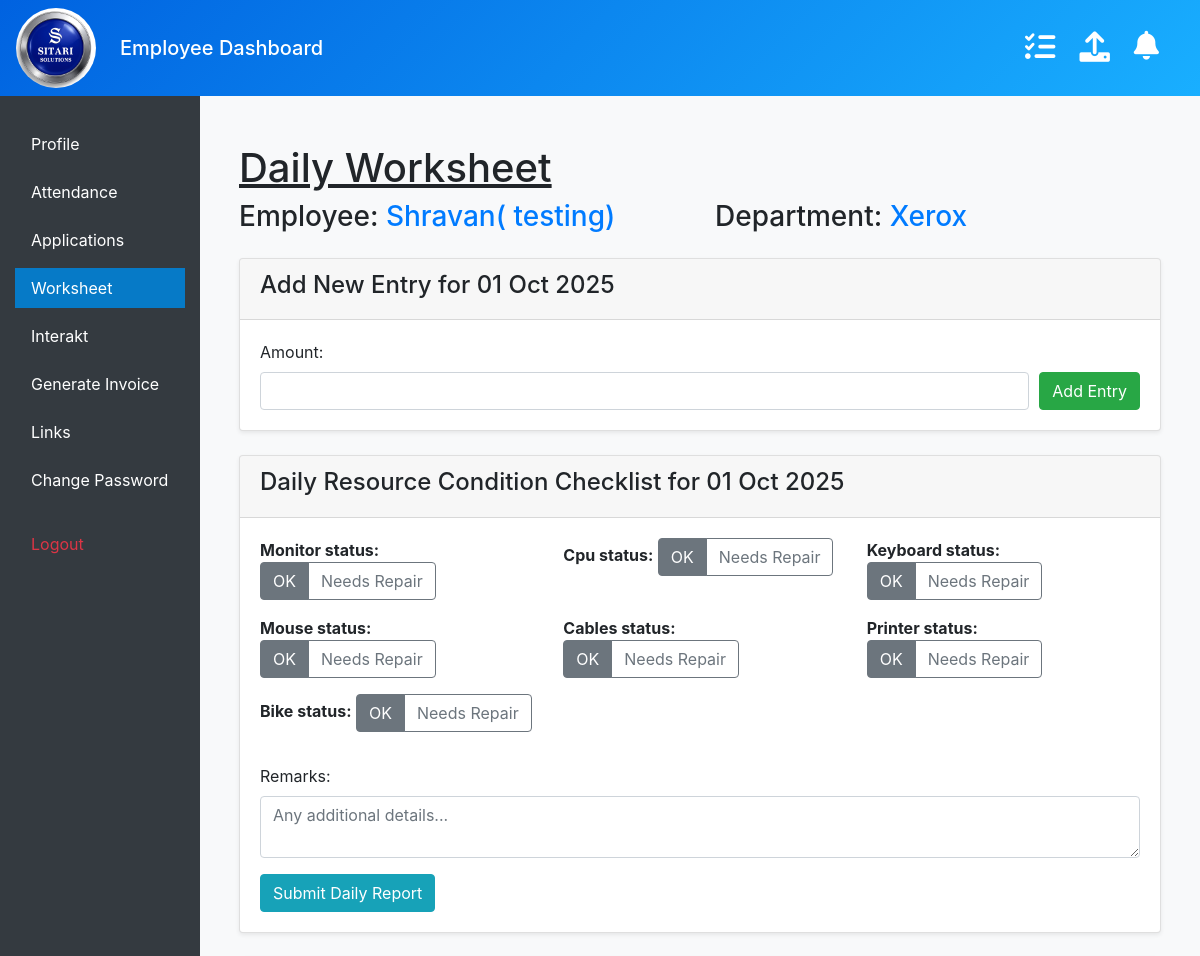
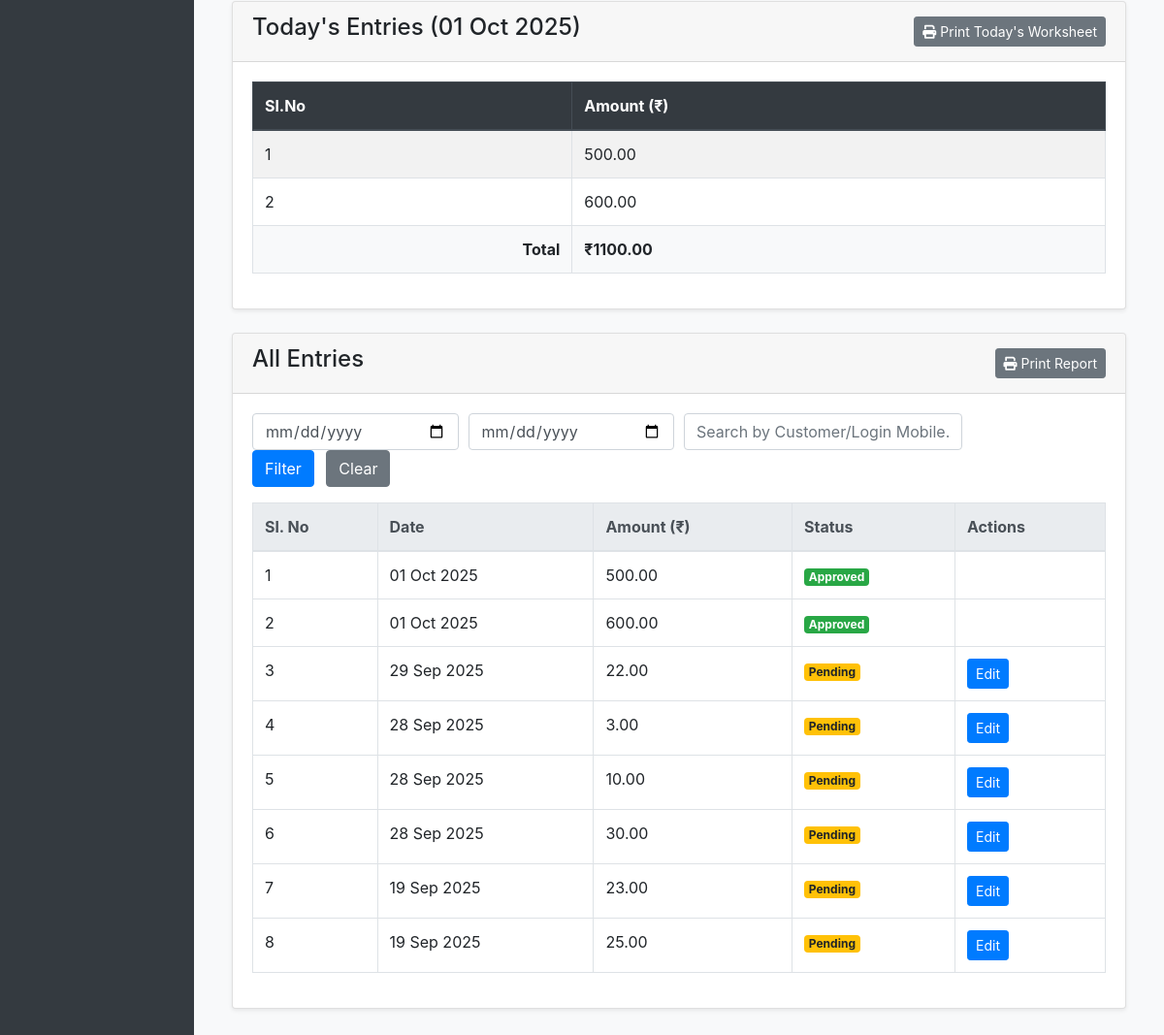
/worksheet/ (signed in), run on the app's committed database (2 pictures, top to bottom).
### management/models.py (models this page shows, shortened)
class Employee(models.Model):
    employee_id = models.AutoField(primary_key=True)
    name = models.CharField(max_length=150)
    profile_picture = models.ImageField(
        upload_to='profile_pictures/',
        default='default_profile.jpg',
        blank=True, null=True
    )
    mobile_number = models.CharField(max_length=15, unique=True)
    salary = models.DecimalField(max_digits=10, decimal_places=2)
    pf = models.DecimalField("Provident Fund (PF)", max_digits=10, decimal_places=2, null=True, blank=True)
    esi = models.DecimalField("Employee State Insurance (ESI)", max_digits=10, decimal_places=2, null=True, blank=True)
    joining_date = models.DateField()
    department = models.ForeignKey('Department', null=True, blank=True, on_delete=models.SET_NULL, related_name='employees')
    working_start_time = models.TimeField(null=True, blank=True)
    working_end_time = models.TimeField(null=True, blank=True)
    password = models.CharField(max_length=128, default="123")
    assigned_links = models.ManyToManyField(
        ManagedLink,
        blank=True,
        related_name="assigned_employees"
    )
    advances = models.DecimalField(
        "Current Advance",
        max_digits=10,
        decimal_places=2,
        default=0,
        help_text="Total outstanding advance amount taken by the employee."
    )

class Department(models.Model):
    name = models.CharField(max_length=50, unique=True)

class Worksheet(models.Model):
    employee = models.ForeignKey(Employee, on_delete=models.CASCADE, related_name='worksheet_entries')
    date = models.DateField(default=timezone.now)
    payment = models.DecimalField(max_digits=10, decimal_places=2, default=0)
    amount = models.DecimalField(max_digits=10, decimal_places=2, default=0)
    department_name = models.CharField(max_length=50, editable=False)
    approved = models.BooleanField(default=False)
    token_no = models.CharField(max_length=100, blank=True, null=True)
    customer_name = models.CharField(max_length=150, blank=True, null=True)
    customer_mobile = models.CharField(max_length=15, blank=True, null=True)
    service = models.CharField(max_length=200, blank=True, null=True)
    certificate_number = models.CharField(max_length=100, blank=True, null=True)
    transaction_num = models.CharField("Transaction Number", max_length=100, blank=True, null=True)
    enrollment_no = models.CharField("Enrollment Number", max_length=100, blank=True, null=True)
    login_mobile_no = models.CharField("Login Mobile No.", max_length=15, blank=True, null=True)
    application_no = models.CharField("Application No.", max_length=100, blank=True, null=True)
    status = models.CharField(max_length=100, blank=True, null=True)
    particulars = models.CharField(max_length=255, blank=True, null=True)
    bonds_sno = models.CharField("Bonds Sl. No", max_length=100, blank=True, null=True)
    class Meta:
        ordering = ['-date']

### management/views.py (the view)
    def wrapped_view(request, *args, **kwargs):
        employee = get_logged_in_employee(request)
        if not employee:
            messages.error(request, "You must be logged in to view this page.")
            return redirect('login') # Make sure you have a 'login' URL name
        return view_func(request, employee, *args, **kwargs)

### management/forms.py
class XeroxWorksheetForm(forms.ModelForm):
    class Meta:
        model = Worksheet
        fields = ['amount']

class ResourceRepairForm(forms.ModelForm):
    class Meta:
        model = ResourceRepairReport
        fields = [
            'monitor_status', 'cpu_status', 'keyboard_status', 'mouse_status',
            'cables_status', 'printer_status', 'bike_status', 'remarks'
        ]
        widgets = {
            'monitor_status': forms.RadioSelect(attrs={'class': 'form-check-inline'}),
            'cpu_status': forms.RadioSelect(attrs={'class': 'form-check-inline'}),
            'keyboard_status': forms.RadioSelect(attrs={'class': 'form-check-inline'}),
            'mouse_status': forms.RadioSelect(attrs={'class': 'form-check-inline'}),
            'cables_status': forms.RadioSelect(attrs={'class': 'form-check-inline'}),
            'printer_status': forms.RadioSelect(attrs={'class': 'form-check-inline'}),
            'bike_status': forms.RadioSelect(attrs={'class': 'form-check-inline'}),
            'remarks': forms.Textarea(attrs={'class': 'form-control', 'rows': 2, 'placeholder': 'Any additional details...'}),
        }

### management/context_processors.py (called while the page is built)
def notifications_context(request):
    if request.session.get('employee_id'):
        employee_id = request.session.get('employee_id')
        count = UserNotificationStatus.objects.filter(employee_id=employee_id, is_read=False).count()
        return {'unread_notification_count': count}
    return {'unread_notification_count': 0}

### management/ip_restriction.py (called while the page is built)
def get_client_ip(request):
    x_forwarded_for = request.META.get('HTTP_X_FORWARDED_FOR')
    if x_forwarded_for:
        ip = x_forwarded_for.split(',')[0].strip()
    else:
        ip = request.META.get('REMOTE_ADDR')
    return ip

    def __call__(self, request):
        ip = get_client_ip(request)
        if not self.is_ip_allowed(ip):
            logger.warning(f"Access denied for IP: {ip}")
            return HttpResponseForbidden("Access denied.")
        response = self.get_response(request)
        return response

### management/models.py (called while the page is built)
    def __str__(self):
        return self.name

### management/templatetags/upload_tags.py (called while the page is built)
@register.simple_tag
def get_upload_form():
    return EmployeeUploadForm()

### management/views.py (called while the page is built)
def get_logged_in_employee(request):
    employee_id = request.session.get('employee_id')
    if not employee_id:
        return None
    try:
        return Employee.objects.get(employee_id=employee_id)
    except Employee.DoesNotExist:
        return None

### management/templates/worksheet.html (shortened to what this page needs)
{% extends "masteremployee.html" %}
{% load static %}
{% block content %}
<div class="container mt-4">
    <h1 style="text-decoration: underline;">Daily Worksheet</h1>
    <div class="row">
        <h3 class="mb-4 col-6">Employee: <span class="text-primary">{{ employee.name }}</span></h3>
        <h3 class="mb-4 col-6">Department: <span class="text-primary">{{ department.name }}</span></h3>
    </div>
    <div class="card mb-4 shadow-sm">
        <div class="card-header">
            <h4>Add New Entry for {{ today|date:"d M Y" }}</h4>
        </div>
        <div class="card-body">
            <form method="post">
                <div class="form-row align-items-end">
                    {% for field in form %}
                        <div class="col">
                            <div class="form-group mb-0">
                                {{ field.label_tag }}
                                <input type="{{ field.field.widget.input_type }}"
                                       name="{{ field.name }}"
                                       class="form-control"
                                       {% if field.field.required %}required{% endif %}>
                            </div>
                        </div>
                    {% endfor %}
                    <div class="col-auto">
                        <div class="form-group mb-0">
                            <button type="submit" class="btn btn-success">Add Entry</button>
                        </div>
                    </div>
                </div>
            </form>
        </div>
    </div>
    {% if repair_form %}
    <div class="card mb-4 shadow-sm" id="repair-checklist-card">
        <div class="card-header">
            <h4>Daily Resource Condition Checklist for {{ today|date:"d M Y" }}</h4>
        </div>
        <div class="card-body">
            <form method="post">
                <div class="row">
                    {% for field in repair_form %}
                        {% if field.name != 'remarks' %}
                        <div class="col-md-4 col-sm-6 mb-3">
                            <strong>{{ field.label }}:</strong>
                            <div class="btn-group btn-group-toggle" data-toggle="buttons">
                                {% for choice in field %}
                                <label class="btn btn-outline-secondary {% if choice.data.value == 'OK' %}active{% endif %}">
                                    <input type="radio" name="{{ choice.data.name }}" value="{{ choice.data.value }}" {% if choice.data.value == 'OK' %}checked{% endif %}> {{ choice.choice_label }}
                                </label>
                                {% endfor %}
                            </div>
                        </div>
                        {% endif %}
                    {% endfor %}
                </div>
                <div class="form-group mt-3">
                    {{ repair_form.remarks.label_tag }}
                    {{ repair_form.remarks }}
                </div>
                <button type="submit" class="btn btn-info">Submit Daily Report</button>
            </form>
        </div>
    </div>
    {% endif %}
    <div class="card mb-4 shadow-sm">
        <div class="card-header d-flex justify-content-between align-items-center">
            <h4>Today's Entries ({{ today|date:"d M Y" }})</h4>
            <button class="btn btn-secondary btn-sm" onclick="printTodayEntries()">
                <i class="fas fa-print"></i> Print Today's Worksheet
            </button>
        </div>
        <div class="card-body" id="todays-report-printable">
            <div class="table-responsive">
                <table class="table table-striped table-bordered">
                    <thead class="thead-dark">
                        <tr>
                            <th>Sl.No</th>
                            <th>Amount (₹)</th>
                        </tr>
                    </thead>
                    <tbody>
                        {% for entry in todays_entries %}
                        <tr>
                            <td>{{ forloop.counter }}</td>
                            <td>{{ entry.amount|floatformat:2 }}</td>
                        </tr>
                        {% empty %}
                        <tr><td colspan="100%" class="text-center">No entries for today.</td></tr>
                        {% endfor %}
                    </tbody>
                    <tfoot>
                        <tr class="font-weight-bold bg-light">
                            <td colspan="{% if department.name == 'Mee Seva' or department.name == 'Online Hub' %}7{% elif department.name == 'Aadhaar' %}7{% elif department.name == 'Bhu Bharathi' %}5{% elif department.name == 'Forms' %}1{% elif department.name == 'Xerox' %}0{% elif department.name == 'Notary and Bonds' %}5{% endif %}" class="text-right">Total</td>
                            <td>₹{{ todays_total_amount|floatformat:2 }}</td>
                        </tr>
                    </tfoot>
                </table>
            </div>
        </div>
    </div>
    <div class="card shadow-sm">
        <div class="card-header d-flex justify-content-between align-items-center">
            <h4>All Entries</h4>
            <button class="btn btn-secondary btn-sm" onclick="printHistoricalReport()">
                <i class="fas fa-print"></i> Print Report
            </button>
        </div>
        <div class="card-body" id="historical-report-printable">
            <form method="get" class="form-row align-items-center mb-3">
                <div class="col-md-3">
                    <input type="date" name="start_date" id="start_date" class="form-control" value="{{ request.GET.start_date|default:'' }}" placeholder="Start Date">
                </div>
                <div class="col-md-3">
                    <input type="date" name="end_date" id="end_date" class="form-control" value="{{ request.GET.end_date|default:'' }}" placeholder="End Date">
                </div>
                <div class="col-md-4">
                    <input type="text" name="mobile_number" id="mobile_number" class="form-control" placeholder="Search by Customer/Login Mobile..." value="{{ request.GET.mobile_number|default:'' }}">
                </div>
                <div class="col-auto">
                    <button type="submit" class="btn btn-primary">Filter</button>
                    <a href="{% url 'worksheet' %}" class="btn btn-secondary ml-2">Clear</a>
                </div>
            </form>
            <div class="table-responsive">
                <table class="table table-bordered table-hover">
                    <thead class="thead-light">
                        <tr>
                            <th>Sl. No</th>
                            <th>Date</th>
                            <th>Amount (₹)</th>
                            <th>Status</th>
                            <th>Actions</th>
                        </tr>
                    </thead>
                    <tbody>
                        {% for entry in all_entries %}
                        <tr>
                            <td>{{ forloop.counter }}</td>
                            <td>{{ entry.date|date:"d M Y" }}</td>
                            <td>{{ entry.amount|floatformat:2 }}</td>
                            <td>
                                {% if entry.approved %}
                                    <span class="badge badge-success">Approved</span>
                                {% else %}
                                    <span class="badge badge-warning">Pending</span>
                                {% endif %}
                            </td>
                            <td>
                                {% if not entry.approved %}
                                    <button type="button" class="btn btn-primary btn-sm edit-btn"
                                            data-url="{% url 'worksheet-edit' entry.id %}">
                                        Edit
                                    </button>
                                {% endif %}
                            </td>
                        </tr>
                        {% empty %}
                        <tr><td colspan="100%" class="text-center">No historical entries found for the selected filter.</td></tr>
                        {% endfor %}
                    </tbody>
                </table>
            </div>
        </div>
    </div>
</div>
{% endblock %}

### management/templates/masteremployee.html (style rules this page uses)
body { background-color: #f8f9fa; overflow: hidden; }

### data on the page
Employee: name "Shravan( testing)"
Department: name "Xerox"
Worksheet: amount "500.00", date "01 Oct 2025", approved "Approved"
Worksheet: amount "600.00", date "01 Oct 2025", approved "Approved"
Worksheet: date "29 Sep 2025", amount "22.00", approved "Pending"
Worksheet: date "28 Sep 2025", amount "3.00", approved "Pending"
Worksheet: date "28 Sep 2025", amount "10.00", approved "Pending"
Worksheet: date "28 Sep 2025", amount "30.00", approved "Pending"
Worksheet: date "19 Sep 2025", amount "23.00", approved "Pending"
Worksheet: date "19 Sep 2025", amount "25.00", approved "Pending"

### other printed values
{{ field.label_tag }} "Amount:"
{{ field.label }} "Monitor status" "Cpu status" "Keyboard status" "Mouse status" "Cables status" "Printer status" "Bike status"
{{ choice.choice_label }} "OK" "Needs Repair" "OK" "Needs Repair" "OK" "Needs Repair" "OK" "Needs Repair" "OK" "Needs Repair" "OK" "Needs Repair" "OK" "Needs Repair"
{{ repair_form.remarks.label_tag }} "Remarks:"
{{ todays_total_amount|floatformat:2 }} "1100.00"
